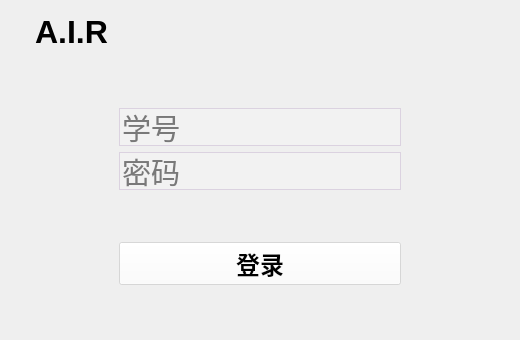
<?xml version="1.0" encoding="UTF-8"?>
<ui version="4.0">
 <class>LoginWindow</class>
 <widget class="QMainWindow" name="LoginWindow">
  <property name="geometry">
   <rect>
    <x>0</x>
    <y>0</y>
    <width>520</width>
    <height>340</height>
   </rect>
  </property>
  <property name="windowTitle">
   <string>AIR</string>
  </property>
  <property name="styleSheet">
   <string notr="true">QWidget#LoginWindow{
border-image:url(:/imgs/login_background.png)
}</string>
  </property>
  <widget class="QWidget" name="centralwidget">
   <layout class="QVBoxLayout" name="verticalLayout_3">
    <item>
     <layout class="QHBoxLayout" name="horizontalLayout_upper">
      <property name="topMargin">
       <number>0</number>
      </property>
      <item>
       <spacer name="horizontalSpacer_8">
        <property name="orientation">
         <enum>Qt::Horizontal</enum>
        </property>
        <property name="sizeType">
         <enum>QSizePolicy::Fixed</enum>
        </property>
        <property name="sizeHint" stdset="0">
         <size>
          <width>26</width>
          <height>20</height>
         </size>
        </property>
       </spacer>
      </item>
      <item>
       <layout class="QVBoxLayout" name="verticalLayout_6">
        <item>
         <widget class="QLabel" name="label">
          <property name="sizePolicy">
           <sizepolicy hsizetype="Maximum" vsizetype="Fixed">
            <horstretch>0</horstretch>
            <verstretch>0</verstretch>
           </sizepolicy>
          </property>
          <property name="maximumSize">
           <size>
            <width>100</width>
            <height>50</height>
           </size>
          </property>
          <property name="font">
           <font>
            <pointsize>24</pointsize>
            <bold>true</bold>
           </font>
          </property>
          <property name="text">
           <string>A.I.R</string>
          </property>
          <property name="textFormat">
           <enum>Qt::AutoText</enum>
          </property>
         </widget>
        </item>
       </layout>
      </item>
      <item>
       <spacer name="horizontalSpacer_7">
        <property name="orientation">
         <enum>Qt::Horizontal</enum>
        </property>
        <property name="sizeHint" stdset="0">
         <size>
          <width>40</width>
          <height>20</height>
         </size>
        </property>
       </spacer>
      </item>
      <item>
       <layout class="QVBoxLayout" name="verticalLayout_4">
        <item>
         <spacer name="verticalSpacer_5">
          <property name="orientation">
           <enum>Qt::Vertical</enum>
          </property>
          <property name="sizeType">
           <enum>QSizePolicy::Fixed</enum>
          </property>
          <property name="sizeHint" stdset="0">
           <size>
            <width>20</width>
            <height>5</height>
           </size>
          </property>
         </spacer>
        </item>
        <item>
         <layout class="QHBoxLayout" name="horizontalLayout_4">
          <property name="bottomMargin">
           <number>0</number>
          </property>
          <item>
           <widget class="QPushButton" name="zoomButton">
            <property name="sizePolicy">
             <sizepolicy hsizetype="Fixed" vsizetype="Fixed">
              <horstretch>0</horstretch>
              <verstretch>0</verstretch>
             </sizepolicy>
            </property>
            <property name="font">
             <font>
              <pointsize>8</pointsize>
             </font>
            </property>
            <property name="text">
             <string/>
            </property>
            <property name="icon">
             <iconset resource="res.qrc">
              <normaloff>:/icons/zoom.png</normaloff>:/icons/zoom.png</iconset>
            </property>
            <property name="iconSize">
             <size>
              <width>25</width>
              <height>25</height>
             </size>
            </property>
            <property name="default">
             <bool>false</bool>
            </property>
            <property name="flat">
             <bool>true</bool>
            </property>
           </widget>
          </item>
          <item>
           <spacer name="horizontalSpacer_5">
            <property name="orientation">
             <enum>Qt::Horizontal</enum>
            </property>
            <property name="sizeType">
             <enum>QSizePolicy::Minimum</enum>
            </property>
            <property name="sizeHint" stdset="0">
             <size>
              <width>10</width>
              <height>20</height>
             </size>
            </property>
           </spacer>
          </item>
          <item>
           <widget class="QPushButton" name="closeButton">
            <property name="sizePolicy">
             <sizepolicy hsizetype="Fixed" vsizetype="Fixed">
              <horstretch>0</horstretch>
              <verstretch>0</verstretch>
             </sizepolicy>
            </property>
            <property name="font">
             <font>
              <pointsize>8</pointsize>
             </font>
            </property>
            <property name="text">
             <string/>
            </property>
            <property name="icon">
             <iconset resource="res.qrc">
              <normaloff>:/icons/close.png</normaloff>:/icons/close.png</iconset>
            </property>
            <property name="iconSize">
             <size>
              <width>25</width>
              <height>25</height>
             </size>
            </property>
            <property name="flat">
             <bool>true</bool>
            </property>
           </widget>
          </item>
          <item>
           <spacer name="horizontalSpacer_6">
            <property name="orientation">
             <enum>Qt::Horizontal</enum>
            </property>
            <property name="sizeType">
             <enum>QSizePolicy::Fixed</enum>
            </property>
            <property name="sizeHint" stdset="0">
             <size>
              <width>10</width>
              <height>20</height>
             </size>
            </property>
           </spacer>
          </item>
         </layout>
        </item>
        <item>
         <spacer name="verticalSpacer_4">
          <property name="orientation">
           <enum>Qt::Vertical</enum>
          </property>
          <property name="sizeType">
           <enum>QSizePolicy::Expanding</enum>
          </property>
          <property name="sizeHint" stdset="0">
           <size>
            <width>20</width>
            <height>10</height>
           </size>
          </property>
         </spacer>
        </item>
       </layout>
      </item>
     </layout>
    </item>
    <item>
     <spacer name="verticalSpacer">
      <property name="orientation">
       <enum>Qt::Vertical</enum>
      </property>
      <property name="sizeHint" stdset="0">
       <size>
        <width>20</width>
        <height>40</height>
       </size>
      </property>
     </spacer>
    </item>
    <item>
     <layout class="QHBoxLayout" name="horizontalLayout_center">
      <property name="sizeConstraint">
       <enum>QLayout::SetFixedSize</enum>
      </property>
      <property name="leftMargin">
       <number>0</number>
      </property>
      <property name="rightMargin">
       <number>0</number>
      </property>
      <item>
       <spacer name="horizontalSpacer">
        <property name="font">
         <font>
          <pointsize>22</pointsize>
         </font>
        </property>
        <property name="orientation">
         <enum>Qt::Horizontal</enum>
        </property>
        <property name="sizeType">
         <enum>QSizePolicy::Fixed</enum>
        </property>
        <property name="sizeHint" stdset="0">
         <size>
          <width>110</width>
          <height>20</height>
         </size>
        </property>
       </spacer>
      </item>
      <item>
       <layout class="QVBoxLayout" name="verticalLayout"/>
      </item>
      <item>
       <layout class="QVBoxLayout" name="verticalLayout_2">
        <item>
         <widget class="QLineEdit" name="lineEdit">
          <property name="sizePolicy">
           <sizepolicy hsizetype="Expanding" vsizetype="Maximum">
            <horstretch>0</horstretch>
            <verstretch>0</verstretch>
           </sizepolicy>
          </property>
          <property name="font">
           <font>
            <pointsize>22</pointsize>
           </font>
          </property>
          <property name="styleSheet">
           <string notr="true">QLineEdit{
background-color: rgba(255, 255, 255, 20%);
border:1px solid #DBD2E0;
}</string>
          </property>
          <property name="frame">
           <bool>false</bool>
          </property>
          <property name="placeholderText">
           <string>学号</string>
          </property>
         </widget>
        </item>
        <item>
         <widget class="QLineEdit" name="lineEdit_2">
          <property name="sizePolicy">
           <sizepolicy hsizetype="Expanding" vsizetype="Maximum">
            <horstretch>0</horstretch>
            <verstretch>0</verstretch>
           </sizepolicy>
          </property>
          <property name="font">
           <font>
            <pointsize>22</pointsize>
           </font>
          </property>
          <property name="styleSheet">
           <string notr="true">QLineEdit{
background-color: rgba(255, 255, 255, 20%);
border:1px solid #DBD2E0;
}</string>
          </property>
          <property name="inputMethodHints">
           <set>Qt::ImhHiddenText|Qt::ImhNoAutoUppercase|Qt::ImhNoPredictiveText|Qt::ImhSensitiveData</set>
          </property>
          <property name="frame">
           <bool>false</bool>
          </property>
          <property name="echoMode">
           <enum>QLineEdit::Password</enum>
          </property>
          <property name="placeholderText">
           <string>密码</string>
          </property>
         </widget>
        </item>
       </layout>
      </item>
      <item>
       <spacer name="horizontalSpacer_2">
        <property name="font">
         <font>
          <pointsize>22</pointsize>
         </font>
        </property>
        <property name="orientation">
         <enum>Qt::Horizontal</enum>
        </property>
        <property name="sizeType">
         <enum>QSizePolicy::Fixed</enum>
        </property>
        <property name="sizeHint" stdset="0">
         <size>
          <width>110</width>
          <height>20</height>
         </size>
        </property>
       </spacer>
      </item>
     </layout>
    </item>
    <item>
     <spacer name="verticalSpacer_2">
      <property name="orientation">
       <enum>Qt::Vertical</enum>
      </property>
      <property name="sizeHint" stdset="0">
       <size>
        <width>20</width>
        <height>40</height>
       </size>
      </property>
     </spacer>
    </item>
    <item>
     <layout class="QHBoxLayout" name="horizontalLayout_lower">
      <item>
       <spacer name="horizontalSpacer_3">
        <property name="orientation">
         <enum>Qt::Horizontal</enum>
        </property>
        <property name="sizeType">
         <enum>QSizePolicy::Fixed</enum>
        </property>
        <property name="sizeHint" stdset="0">
         <size>
          <width>110</width>
          <height>20</height>
         </size>
        </property>
       </spacer>
      </item>
      <item>
       <widget class="QPushButton" name="loginButton">
        <property name="sizePolicy">
         <sizepolicy hsizetype="Preferred" vsizetype="Preferred">
          <horstretch>0</horstretch>
          <verstretch>0</verstretch>
         </sizepolicy>
        </property>
        <property name="font">
         <font>
          <pointsize>18</pointsize>
          <bold>true</bold>
         </font>
        </property>
        <property name="styleSheet">
         <string notr="true">QPushButton{
background-color: rgba(255, 255, 255,50%);
}</string>
        </property>
        <property name="text">
         <string>登录</string>
        </property>
        <property name="shortcut">
         <string>Return</string>
        </property>
       </widget>
      </item>
      <item>
       <spacer name="horizontalSpacer_4">
        <property name="orientation">
         <enum>Qt::Horizontal</enum>
        </property>
        <property name="sizeType">
         <enum>QSizePolicy::Fixed</enum>
        </property>
        <property name="sizeHint" stdset="0">
         <size>
          <width>110</width>
          <height>20</height>
         </size>
        </property>
       </spacer>
      </item>
     </layout>
    </item>
    <item>
     <spacer name="verticalSpacer_3">
      <property name="orientation">
       <enum>Qt::Vertical</enum>
      </property>
      <property name="sizeHint" stdset="0">
       <size>
        <width>20</width>
        <height>40</height>
       </size>
      </property>
     </spacer>
    </item>
   </layout>
  </widget>
 </widget>
 <resources>
  <include location="res.qrc"/>
 </resources>
 <connections>
  <connection>
   <sender>closeButton</sender>
   <signal>clicked()</signal>
   <receiver>LoginWindow</receiver>
   <slot>close()</slot>
   <hints>
    <hint type="sourcelabel">
     <x>477</x>
     <y>34</y>
    </hint>
    <hint type="destinationlabel">
     <x>259</x>
     <y>169</y>
    </hint>
   </hints>
  </connection>
  <connection>
   <sender>zoomButton</sender>
   <signal>clicked()</signal>
   <receiver>LoginWindow</receiver>
   <slot>showMinimized()</slot>
   <hints>
    <hint type="sourcelabel">
     <x>427</x>
     <y>34</y>
    </hint>
    <hint type="destinationlabel">
     <x>259</x>
     <y>169</y>
    </hint>
   </hints>
  </connection>
 </connections>
</ui>
